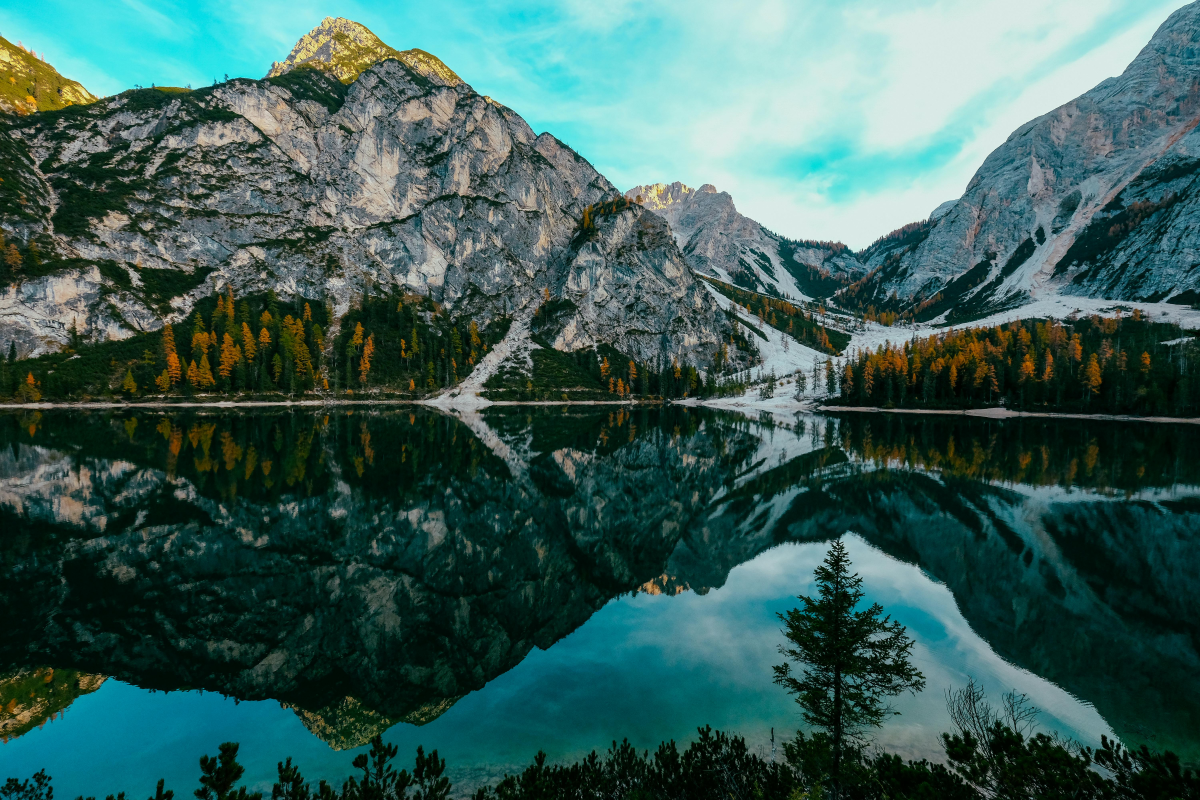
#> input picture JohnBryce-Lessons/2026.01.13/01 - NUMP/images/4k-image.jpg, 6000 x 4000 px, found by its file name (shown at 1/5 size)
$ python app.py
#> lines starting #> are read from the running program, lines starting #| are printed output that depends on the picture
import numpy as np
# import cv2
from PIL import Image
import matplotlib.pyplot as plt

arr1 = np.full(10, 3, dtype=np.int16)
print(arr1)

arr2 = np.random.randint(0, 100, 10, dtype=np.int64)
print(arr2)

######################

img = Image.open("images/4k-image.jpg")
#> img is the input picture: PIL image 6000x4000 RGB; mean R, G, B 59.4, 94.6, 89.2
image = np.array(img)
print(image)
#> (printed output is left out)

# [7 lines of commented-out code are left out]

mirror_image = image[:, ::-1, :]
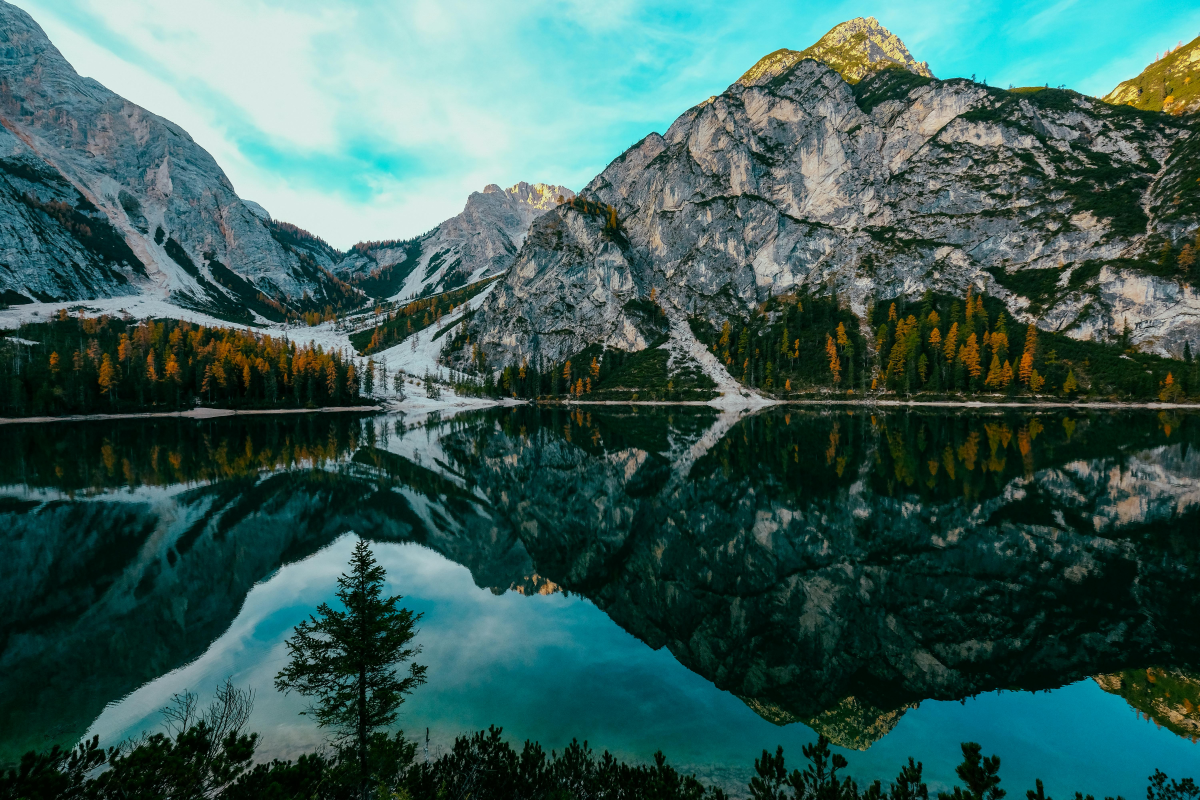
#> mirror_image: shape (4000, 6000, 3) (shown at 1/5 size); mean R, G, B 59.4, 94.6, 89.2
Image.fromarray(mirror_image).save("images/mirror.jpg")

plt.figure(figsize=(10, 5))

plt.subplot(1, 2, 1)
plt.title("Original")
plt.imshow(image)
plt.axis("off")

plt.subplot(1, 2, 2)
plt.title("Mirror")
plt.imshow(mirror_image)
plt.axis("off")

plt.show()
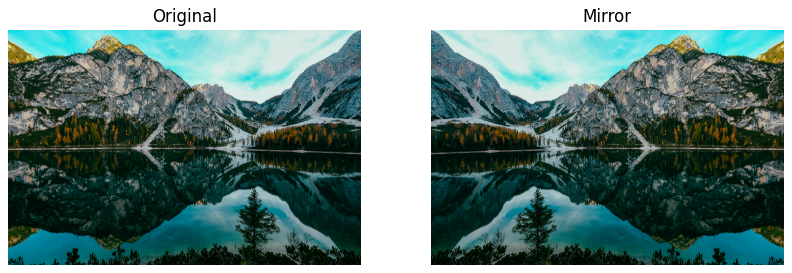
#> figure drawn by matplotlib, 2 panels

######################

# Weekly Weather Table
days = np.array(["Sun", "Mon", "Tue", "Wed", "Thu", "Fri", "Sat"])
temperatures = np.random.randint(15, 36, size=7)

# Print weather table
print("=" * 25)
print("   Weekly Weather Table")
print("=" * 25)
print(f"{'Day':<10} {'Temp (°C)':<10}")
print("-" * 25)
for day, temp in zip(days, temperatures):
    print(f"{day:<10} {temp:<10}")
print("=" * 25)

# Display graph
plt.figure(figsize=(10, 6))
plt.bar(days, temperatures, color="skyblue", edgecolor="navy")
plt.title("Weekly Weather - Temperature per Day")
plt.xlabel("Day")
plt.ylabel("Temperature (°C)")
for i, temp in enumerate(temperatures):
    plt.text(i, temp + 0.5, str(temp), ha="center")
plt.ylim(0, max(temperatures) + 5)
plt.grid(axis="y", linestyle="--", alpha=0.7)
plt.show()
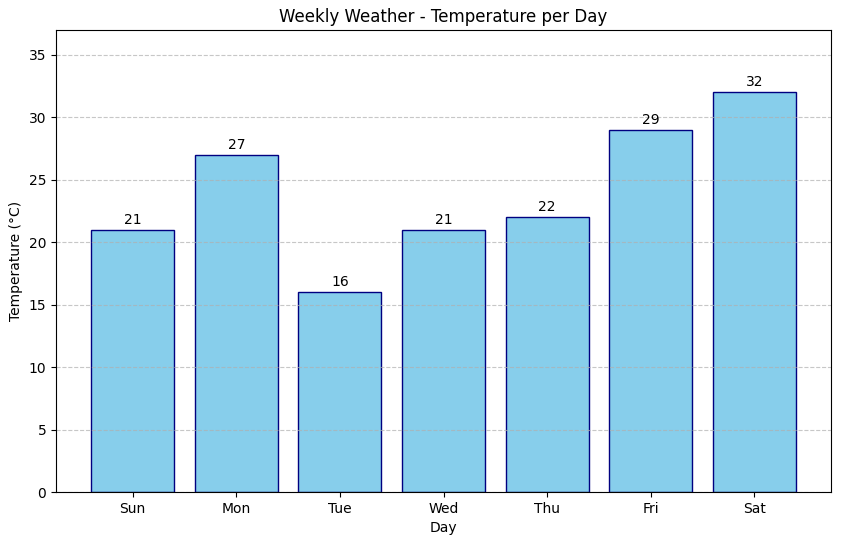
#> figure drawn by matplotlib, 1 panel; tallest bar 32 high, from x = 5.6 to 6.4
